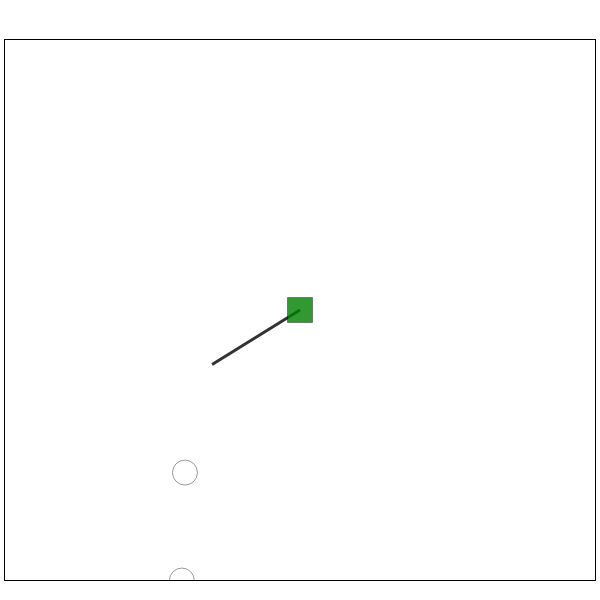

Here is the notebook cell this chart was saved with:
### Code cell
square = [x1, y1, x2, y2]

fig5B.update_layout(xaxis=dict(showgrid=False, zeroline=False, showticklabels=False, linecolor='black', mirror=True, linewidth=1, range=[square[0], square[2]]),
                    yaxis=dict(showgrid=False, zeroline=False, showticklabels=False, linecolor='black', mirror=True, linewidth=1, range=[square[1], square[3]]))

### Figure 1 — Plotly figure (JSON) as saved in the notebook; plotly's stock layout.template omitted (floating-point values rounded to 4 significant figures; data arrays with more than 128 entries replaced by an {"elided": "..."} marker saying what was removed)
{"data": [{"hoverinfo": "none", "line": {"color": "black", "width": 3}, "mode": "lines", "name": "bigscape_similarity", "opacity": 0.8, "showlegend": true, "type": "scatter", "x": {"elided": "3650 float values"}, "y": {"elided": "3650 float values"}}, {"hoverinfo": "none", "line": {"color": "red", "width": 3}, "mode": "lines", "name": "arts_hits", "opacity": 0.8, "showlegend": true, "type": "scatter", "x": [], "y": []}, {"hoverinfo": "none", "line": {"color": "orange", "width": 3}, "mode": "lines", "name": "bigfam_hits", "opacity": 0.8, "showlegend": true, "type": "scatter", "x": [], "y": []}, {"hoverinfo": "none", "line": {"color": "blue", "width": 3}, "mode": "lines", "name": "antismash_knownclusterblast", "opacity": 0.8, "showlegend": true, "type": "scatter", "x": [], "y": []}, {"hoverinfo": "text", "marker": {"color": "red", "line": {"color": "black", "width": 0.5}, "opacity": 0.5, "showscale": false, "size": 25, "symbol": "star"}, "mode": "markers", "name": "ARTS model", "showlegend": true, "text": [], "textposition": "top left", "type": "scatter", "x": [], "y": []}, {"hoverinfo": "text", "marker": {"color": "orange", "line": {"color": "black", "width": 0.5}, "opacity": 0.5, "showscale": false, "size": 25, "symbol": "triangle-up"}, "mode": "markers", "name": "BiG-FAM model", "showlegend": true, "text": [], "textposition": "top left", "type": "scatter", "x": [], "y": []}, {"hoverinfo": "text", "marker": {"color": "green", "line": {"color": "black", "width": 0.5}, "opacity": 0.5, "showscale": false, "size": 25, "symbol": "square"}, "mode": "markers", "name": "MIBIG (KnownClusterBlast)", "showlegend": true, "text": [], "textposition": "top left", "type": "scatter", "x": [], "y": []}, {"hoverinfo": "text", "marker": {"color": "green", "line": {"color": "black", "width": 0.5}, "opacity": 0.8, "showscale": false, "size": 25, "symbol": "square"}, "mode": "markers", "name": "MIBIG (BiG-SCAPE)", "showlegend": true, "text": ["BGC0001455<br>NRP;Polyketide<br>antimycin", "BGC0000958<br>NRP;Polyketide<br>antimycin", "BGC0001216<br>NRP;Polyketide<br>splenocin C", "BGC0000055<br>Polyketide;Saccharide<br>erythromycin A;erythromycin B;erythromycin C;erythromycin D", "BGC0000148<br>Polyketide<br>A83543A", "BGC0000659<br>Terpene<br>2-methylisoborneol"], "textposition": "top left", "type": "scatter", "x": [2768.0, 2818.0, 2751.0, 3441.0, 3971.0, 1897.0], "y": [2100.0, 2157.0, 2174.0, 774.8, 618.4, 2220.0]}, {"hoverinfo": "text", "marker": {"color": "white", "line": {"color": "black", "width": 0.5}, "opacity": 0.8, "showscale": false, "size": 25, "symbol": "circle"}, "mode": "markers", "name": "BGC", "showlegend": true, "text": {"elided": "148 str values"}, "textposition": "top left", "type": "scatter", "x": {"elided": "148 float values"}, "y": {"elided": "148 float values"}}, {"line": {"color": "blue", "width": 1}, "mode": "lines", "name": "0", "opacity": 0.8, "showlegend": false, "textposition": "bottom center", "type": "scatter", "x": [2036.0, 2058.0, 2030.0, 1980.0, 1903.0, 1763.0, 1759.0, 1783.0, 1892.0, 2036.0], "y": [2316.0, 2458.0, 2562.0, 2677.0, 2685.0, 2474.0, 2432.0, 2391.0, 2304.0, 2316.0]}, {"line": {"color": "blue", "width": 1}, "mode": "lines", "name": "1", "opacity": 0.8, "showlegend": false, "textposition": "bottom center", "type": "scatter", "x": [1038.0, 1085.0, 1024.0, 941.0, 949.7, 1038.0], "y": [2213.0, 2291.0, 2359.0, 2323.0, 2232.0, 2213.0]}, {"line": {"color": "blue", "width": 1}, "mode": "lines", "name": "3", "opacity": 0.8, "showlegend": false, "textposition": "bottom center", "type": "scatter", "x": [2722.0, 2768.0, 2708.0, 2624.0, 2633.0, 2722.0], "y": [1233.0, 1311.0, 1379.0, 1343.0, 1252.0, 1233.0]}, {"line": {"color": "blue", "width": 1}, "mode": "lines", "name": "4", "opacity": 0.8, "showlegend": false, "textposition": "bottom center", "type": "scatter", "x": [1416.0, 1393.0, 1499.0, 1522.0, 1416.0], "y": [1353.0, 1247.0, 1225.0, 1330.0, 1353.0]}, {"line": {"color": "blue", "width": 1}, "mode": "lines", "name": "5", "opacity": 0.8, "showlegend": false, "textposition": "bottom center", "type": "scatter", "x": [2679.0, 2732.0, 2663.0, 2585.0, 2592.0, 2679.0], "y": [2953.0, 3024.0, 3103.0, 3061.0, 2972.0, 2953.0]}, {"line": {"color": "blue", "width": 1}, "mode": "lines", "name": "6", "opacity": 0.8, "showlegend": false, "textposition": "bottom center", "type": "scatter", "x": [2950.0, 2927.0, 3033.0, 3055.0, 2950.0], "y": [2353.0, 2247.0, 2225.0, 2330.0, 2353.0]}, {"line": {"color": "blue", "width": 1}, "mode": "lines", "name": "7", "opacity": 0.8, "showlegend": false, "textposition": "bottom center", "type": "scatter", "x": [2042.0, 2088.0, 2028.0, 1944.0, 1953.0, 2042.0], "y": [2733.0, 2811.0, 2879.0, 2843.0, 2752.0, 2733.0]}, {"line": {"color": "blue", "width": 1}, "mode": "lines", "name": "8", "opacity": 0.8, "showlegend": false, "textposition": "bottom center", "type": "scatter", "x": [990.2, 967.7, 1073.0, 1096.0, 990.2], "y": [2193.0, 2087.0, 2065.0, 2170.0, 2193.0]}, {"line": {"color": "blue", "width": 1}, "mode": "lines", "name": "9", "opacity": 0.8, "showlegend": false, "textposition": "bottom center", "type": "scatter", "x": [1081.0, 965.1, 977.8, 1081.0], "y": [2443.0, 2494.0, 2368.0, 2443.0]}, {"line": {"color": "blue", "width": 1}, "mode": "lines", "name": "10", "opacity": 0.8, "showlegend": false, "textposition": "bottom center", "type": "scatter", "x": [2388.0, 2344.0, 2549.0, 2643.0, 2681.0, 2481.0, 2388.0], "y": [2024.0, 1940.0, 1555.0, 1545.0, 1632.0, 2007.0, 2024.0]}, {"line": {"color": "blue", "width": 1}, "mode": "lines", "name": "11", "opacity": 0.8, "showlegend": false, "textposition": "bottom center", "type": "scatter", "x": [1038.0, 1085.0, 1024.0, 941.0, 949.7, 1038.0], "y": [1233.0, 1311.0, 1379.0, 1343.0, 1252.0, 1233.0]}, {"line": {"color": "blue", "width": 1}, "mode": "lines", "name": "12", "opacity": 0.8, "showlegend": false, "textposition": "bottom center", "type": "scatter", "x": [1033.0, 1080.0, 1019.0, 936.0, 944.7, 1033.0], "y": [792.8, 871.0, 939.0, 902.9, 812.1, 792.8]}, {"line": {"color": "blue", "width": 1}, "mode": "lines", "name": "13", "opacity": 0.8, "showlegend": false, "textposition": "bottom center", "type": "scatter", "x": [2160.0, 2138.0, 2244.0, 2266.0, 2160.0], "y": [893.0, 787.2, 764.9, 870.4, 893.0]}, {"line": {"color": "blue", "width": 1}, "mode": "lines", "name": "15", "opacity": 0.8, "showlegend": false, "textposition": "bottom center", "type": "scatter", "x": [1782.0, 1828.0, 1768.0, 1684.0, 1693.0, 1782.0], "y": [992.8, 1071.0, 1139.0, 1103.0, 1012.0, 992.8]}, {"line": {"color": "blue", "width": 1}, "mode": "lines", "name": "16", "opacity": 0.8, "showlegend": false, "textposition": "bottom center", "type": "scatter", "x": [1544.0, 1591.0, 1530.0, 1447.0, 1456.0, 1544.0], "y": [2773.0, 2851.0, 2919.0, 2883.0, 2792.0, 2773.0]}, {"line": {"color": "blue", "width": 1}, "mode": "lines", "name": "17", "opacity": 0.8, "showlegend": false, "textposition": "bottom center", "type": "scatter", "x": [3315.0, 3085.0, 3192.0, 3315.0], "y": [2723.0, 2827.0, 2757.0, 2723.0]}, {"line": {"color": "blue", "width": 1}, "mode": "lines", "name": "18", "opacity": 0.8, "showlegend": false, "textposition": "bottom center", "type": "scatter", "x": [3236.0, 3283.0, 3222.0, 3139.0, 3147.0, 3236.0], "y": [1273.0, 1351.0, 1419.0, 1383.0, 1292.0, 1273.0]}, {"line": {"color": "blue", "width": 1}, "mode": "lines", "name": "19", "opacity": 0.8, "showlegend": false, "textposition": "bottom center", "type": "scatter", "x": [3315.0, 3085.0, 3192.0, 3315.0], "y": [3003.0, 3107.0, 3037.0, 3003.0]}, {"line": {"color": "blue", "width": 1}, "mode": "lines", "name": "20", "opacity": 0.8, "showlegend": false, "textposition": "bottom center", "type": "scatter", "x": [1132.0, 1110.0, 1215.0, 1238.0, 1132.0], "y": [1073.0, 967.2, 944.9, 1050.0, 1073.0]}, {"line": {"color": "blue", "width": 1}, "mode": "lines", "name": "21", "opacity": 0.8, "showlegend": false, "textposition": "bottom center", "type": "scatter", "x": [1596.0, 1643.0, 1582.0, 1499.0, 1507.0, 1596.0], "y": [2613.0, 2691.0, 2759.0, 2723.0, 2632.0, 2613.0]}, {"line": {"color": "blue", "width": 1}, "mode": "lines", "name": "23", "opacity": 0.8, "showlegend": false, "textposition": "bottom center", "type": "scatter", "x": [3445.0, 3423.0, 3528.0, 3551.0, 3445.0], "y": [1033.0, 927.2, 904.9, 1010.0, 1033.0]}, {"line": {"color": "blue", "width": 1}, "mode": "lines", "name": "24", "opacity": 0.8, "showlegend": false, "textposition": "bottom center", "type": "scatter", "x": [1374.0, 1351.0, 1457.0, 1480.0, 1374.0], "y": [2593.0, 2487.0, 2465.0, 2570.0, 2593.0]}, {"line": {"color": "blue", "width": 1}, "mode": "lines", "name": "26", "opacity": 0.8, "showlegend": false, "textposition": "bottom center", "type": "scatter", "x": [1061.0, 945.1, 957.8, 1061.0], "y": [1843.0, 1894.0, 1768.0, 1843.0]}, {"line": {"color": "blue", "width": 1}, "mode": "lines", "name": "27", "opacity": 0.8, "showlegend": false, "textposition": "bottom center", "type": "scatter", "x": [3554.0, 3438.0, 3451.0, 3554.0], "y": [3363.0, 3414.0, 3288.0, 3363.0]}, {"line": {"color": "blue", "width": 1}, "mode": "lines", "name": "28", "opacity": 0.8, "showlegend": false, "textposition": "bottom center", "type": "scatter", "x": [3574.0, 3458.0, 3471.0, 3574.0], "y": [2923.0, 2974.0, 2848.0, 2923.0]}, {"line": {"color": "blue", "width": 1}, "mode": "lines", "name": "29", "opacity": 0.8, "showlegend": false, "textposition": "bottom center", "type": "scatter", "x": [1373.0, 1350.0, 1456.0, 1479.0, 1373.0], "y": [2433.0, 2327.0, 2305.0, 2410.0, 2433.0]}, {"line": {"color": "blue", "width": 1}, "mode": "lines", "name": "30", "opacity": 0.8, "showlegend": false, "textposition": "bottom center", "type": "scatter", "x": [2401.0, 2285.0, 2298.0, 2401.0], "y": [3243.0, 3294.0, 3168.0, 3243.0]}, {"line": {"color": "blue", "width": 1}, "mode": "lines", "name": "31", "opacity": 0.8, "showlegend": false, "textposition": "bottom center", "type": "scatter", "x": [3461.0, 3345.0, 3358.0, 3461.0], "y": [2363.0, 2414.0, 2288.0, 2363.0]}, {"line": {"color": "blue", "width": 1}, "mode": "lines", "name": "32", "opacity": 0.8, "showlegend": false, "textposition": "bottom center", "type": "scatter", "x": [2654.0, 2538.0, 2551.0, 2654.0], "y": [3383.0, 3434.0, 3308.0, 3383.0]}, {"line": {"color": "blue", "width": 1}, "mode": "lines", "name": "35", "opacity": 0.8, "showlegend": false, "textposition": "bottom center", "type": "scatter", "x": [2555.0, 2789.0, 2668.0, 2555.0], "y": [2416.0, 2419.0, 2620.0, 2416.0]}, {"line": {"color": "blue", "width": 1}, "mode": "lines", "name": "37", "opacity": 0.8, "showlegend": false, "textposition": "bottom center", "type": "scatter", "x": [1441.0, 1325.0, 1338.0, 1441.0], "y": [3283.0, 3334.0, 3208.0, 3283.0]}, {"line": {"color": "blue", "width": 1}, "mode": "lines", "name": "39", "opacity": 0.8, "showlegend": false, "textposition": "bottom center", "type": "scatter", "x": [1275.0, 1045.0, 1152.0, 1275.0], "y": [1403.0, 1507.0, 1437.0, 1403.0]}, {"line": {"color": "blue", "width": 1}, "mode": "lines", "name": "112", "opacity": 0.8, "showlegend": false, "textposition": "bottom center", "type": "scatter", "x": [3214.0, 3191.0, 3297.0, 3320.0, 3214.0], "y": [1553.0, 1447.0, 1425.0, 1530.0, 1553.0]}, {"line": {"color": "blue", "width": 1}, "mode": "lines", "name": "117", "opacity": 0.8, "showlegend": false, "textposition": "bottom center", "type": "scatter", "x": [2131.0, 2109.0, 2214.0, 2237.0, 2131.0], "y": [3153.0, 3047.0, 3025.0, 3130.0, 3153.0]}, {"line": {"color": "blue", "width": 1}, "mode": "lines", "name": "118", "opacity": 0.8, "showlegend": false, "textposition": "bottom center", "type": "scatter", "x": [2462.0, 2508.0, 2448.0, 2364.0, 2373.0, 2462.0], "y": [2793.0, 2871.0, 2939.0, 2903.0, 2812.0, 2793.0]}, {"line": {"color": "blue", "width": 1}, "mode": "lines", "name": "119", "opacity": 0.8, "showlegend": false, "textposition": "bottom center", "type": "scatter", "x": [988.8, 1035.0, 974.7, 891.3, 900.0, 988.8], "y": [3213.0, 3291.0, 3359.0, 3323.0, 3232.0, 3213.0]}, {"line": {"color": "blue", "width": 1}, "mode": "lines", "name": "120", "opacity": 0.8, "showlegend": false, "textposition": "bottom center", "type": "scatter", "x": [1353.0, 1330.0, 1436.0, 1459.0, 1353.0], "y": [1833.0, 1727.0, 1705.0, 1810.0, 1833.0]}, {"line": {"color": "blue", "width": 1}, "mode": "lines", "name": "121", "opacity": 0.8, "showlegend": false, "textposition": "bottom center", "type": "scatter", "x": [1695.0, 1462.0, 1597.0, 1695.0], "y": [1544.0, 1523.0, 1332.0, 1544.0]}, {"line": {"color": "blue", "width": 1}, "mode": "lines", "name": "122", "opacity": 0.8, "showlegend": false, "textposition": "bottom center", "type": "scatter", "x": [2896.0, 2943.0, 2882.0, 2799.0, 2807.0, 2896.0], "y": [1833.0, 1911.0, 1979.0, 1943.0, 1852.0, 1833.0]}, {"line": {"color": "blue", "width": 1}, "mode": "lines", "name": "123", "opacity": 0.8, "showlegend": false, "textposition": "bottom center", "type": "scatter", "x": [2966.0, 3015.0, 3092.0, 3119.0, 3068.0, 2991.0, 2966.0], "y": [1648.0, 1588.0, 1602.0, 1675.0, 1734.0, 1721.0, 1648.0]}, {"line": {"color": "blue", "width": 1}, "mode": "lines", "name": "124", "opacity": 0.8, "showlegend": false, "textposition": "bottom center", "type": "scatter", "x": [2237.0, 2283.0, 2223.0, 2139.0, 2148.0, 2237.0], "y": [912.8, 991.0, 1059.0, 1023.0, 932.1, 912.8]}, {"line": {"color": "blue", "width": 1}, "mode": "lines", "name": "125", "opacity": 0.8, "showlegend": false, "textposition": "bottom center", "type": "scatter", "x": [1092.0, 1070.0, 1175.0, 1198.0, 1092.0], "y": [2753.0, 2647.0, 2625.0, 2730.0, 2753.0]}, {"line": {"color": "blue", "width": 1}, "mode": "lines", "name": "126", "opacity": 0.8, "showlegend": false, "textposition": "bottom center", "type": "scatter", "x": [2257.0, 2141.0, 2153.0, 2257.0], "y": [1183.0, 1234.0, 1108.0, 1183.0]}, {"line": {"color": "blue", "width": 1}, "mode": "lines", "name": "129", "opacity": 0.8, "showlegend": false, "textposition": "bottom center", "type": "scatter", "x": [2993.0, 2971.0, 3076.0, 3099.0, 2993.0], "y": [1253.0, 1147.0, 1125.0, 1230.0, 1253.0]}, {"line": {"color": "blue", "width": 1}, "mode": "lines", "name": "130", "opacity": 0.8, "showlegend": false, "textposition": "bottom center", "type": "scatter", "x": [2734.0, 2618.0, 2631.0, 2734.0], "y": [662.7, 714.5, 588.1, 662.7]}, {"line": {"color": "blue", "width": 1}, "mode": "lines", "name": "164", "opacity": 0.8, "showlegend": false, "textposition": "bottom center", "type": "scatter", "x": [1176.0, 1223.0, 1162.0, 1079.0, 1087.0, 1176.0], "y": [3053.0, 3131.0, 3199.0, 3163.0, 3072.0, 3053.0]}, {"line": {"color": "blue", "width": 1}, "mode": "lines", "name": "165", "opacity": 0.8, "showlegend": false, "textposition": "bottom center", "type": "scatter", "x": [1060.0, 1037.0, 1143.0, 1166.0, 1060.0], "y": [3033.0, 2927.0, 2905.0, 3010.0, 3033.0]}, {"line": {"color": "blue", "width": 1}, "mode": "lines", "name": "166", "opacity": 0.8, "showlegend": false, "textposition": "bottom center", "type": "scatter", "x": [1554.0, 1438.0, 1451.0, 1554.0], "y": [3423.0, 3474.0, 3348.0, 3423.0]}, {"line": {"color": "blue", "width": 1}, "mode": "lines", "name": "167", "opacity": 0.8, "showlegend": false, "textposition": "bottom center", "type": "scatter", "x": [1292.0, 1270.0, 1375.0, 1398.0, 1292.0], "y": [1693.0, 1587.0, 1565.0, 1670.0, 1693.0]}, {"line": {"color": "blue", "width": 1}, "mode": "lines", "name": "168", "opacity": 0.8, "showlegend": false, "textposition": "bottom center", "type": "scatter", "x": [2743.0, 2674.0, 2731.0, 2821.0, 2859.0, 2743.0], "y": [2226.0, 2032.0, 1955.0, 1991.0, 2196.0, 2226.0]}, {"line": {"color": "blue", "width": 1}, "mode": "lines", "name": "169", "opacity": 0.8, "showlegend": false, "textposition": "bottom center", "type": "scatter", "x": [3123.0, 3007.0, 3020.0, 3123.0], "y": [2923.0, 2974.0, 2848.0, 2923.0]}, {"line": {"color": "blue", "width": 1}, "mode": "lines", "name": "170", "opacity": 0.8, "showlegend": false, "textposition": "bottom center", "type": "scatter", "x": [1134.0, 1018.0, 1031.0, 1134.0], "y": [3443.0, 3494.0, 3368.0, 3443.0]}, {"line": {"color": "blue", "width": 1}, "mode": "lines", "name": "183", "opacity": 0.8, "showlegend": false, "textposition": "bottom center", "type": "scatter", "x": [1637.0, 1407.0, 1514.0, 1637.0], "y": [1863.0, 1967.0, 1897.0, 1863.0]}, {"line": {"color": "blue", "width": 1}, "mode": "lines", "name": "184", "opacity": 0.8, "showlegend": false, "textposition": "bottom center", "type": "scatter", "x": [2676.0, 2723.0, 2662.0, 2579.0, 2587.0, 2676.0], "y": [852.8, 931.0, 999.0, 962.9, 872.1, 852.8]}, {"line": {"color": "blue", "width": 1}, "mode": "lines", "name": "185", "opacity": 0.8, "showlegend": false, "textposition": "bottom center", "type": "scatter", "x": [1745.0, 1763.0, 2053.0, 2106.0, 2202.0, 2192.0, 2118.0, 1832.0, 1774.0, 1745.0], "y": [2064.0, 2006.0, 1763.0, 1846.0, 2001.0, 2066.0, 2098.0, 2143.0, 2122.0, 2064.0]}, {"line": {"color": "blue", "width": 1}, "mode": "lines", "name": "186", "opacity": 0.8, "showlegend": false, "textposition": "bottom center", "type": "scatter", "x": [3252.0, 3230.0, 3335.0, 3358.0, 3252.0], "y": [2053.0, 1947.0, 1925.0, 2030.0, 2053.0]}, {"line": {"color": "blue", "width": 1}, "mode": "lines", "name": "187", "opacity": 0.8, "showlegend": false, "textposition": "bottom center", "type": "scatter", "x": [834.1, 717.9, 730.6, 834.1], "y": [1563.0, 1614.0, 1488.0, 1563.0]}, {"line": {"color": "blue", "width": 1}, "mode": "lines", "name": "188", "opacity": 0.8, "showlegend": false, "textposition": "bottom center", "type": "scatter", "x": [1217.0, 1195.0, 1300.0, 1323.0, 1217.0], "y": [693.0, 587.2, 564.9, 670.4, 693.0]}, {"line": {"color": "blue", "width": 1}, "mode": "lines", "name": "190", "opacity": 0.8, "showlegend": false, "textposition": "bottom center", "type": "scatter", "x": [3040.0, 3018.0, 3124.0, 3146.0, 3040.0], "y": [833.0, 727.2, 704.9, 810.4, 833.0]}, {"line": {"color": "blue", "width": 1}, "mode": "lines", "name": "191", "opacity": 0.8, "showlegend": false, "textposition": "bottom center", "type": "scatter", "x": [3134.0, 3018.0, 3031.0, 3134.0], "y": [622.7, 674.5, 548.1, 622.7]}, {"line": {"color": "blue", "width": 1}, "mode": "lines", "name": "192", "opacity": 0.8, "showlegend": false, "textposition": "bottom center", "type": "scatter", "x": [1475.0, 1350.0, 1442.0, 1475.0], "y": [2266.0, 2251.0, 2020.0, 2266.0]}, {"line": {"color": "blue", "width": 1}, "mode": "lines", "name": "193", "opacity": 0.8, "showlegend": false, "textposition": "bottom center", "type": "scatter", "x": [1370.0, 1348.0, 1453.0, 1476.0, 1370.0], "y": [833.0, 727.2, 704.9, 810.4, 833.0]}, {"line": {"color": "blue", "width": 1}, "mode": "lines", "name": "194", "opacity": 0.8, "showlegend": false, "textposition": "bottom center", "type": "scatter", "x": [981.3, 865.1, 877.8, 981.3], "y": [1703.0, 1754.0, 1628.0, 1703.0]}, {"line": {"color": "blue", "width": 1}, "mode": "lines", "name": "218", "opacity": 0.8, "showlegend": false, "textposition": "bottom center", "type": "scatter", "x": [3399.0, 3449.0, 3525.0, 3552.0, 3501.0, 3424.0, 3399.0], "y": [727.5, 667.6, 682.0, 755.1, 814.2, 800.9, 727.5]}, {"line": {"color": "blue", "width": 1}, "mode": "lines", "name": "219", "opacity": 0.8, "showlegend": false, "textposition": "bottom center", "type": "scatter", "x": [1376.0, 1260.0, 1273.0, 1376.0], "y": [1163.0, 1214.0, 1088.0, 1163.0]}, {"line": {"color": "blue", "width": 1}, "mode": "lines", "name": "220", "opacity": 0.8, "showlegend": false, "textposition": "bottom center", "type": "scatter", "x": [1096.0, 1143.0, 1082.0, 998.5, 1007.0, 1096.0], "y": [1913.0, 1991.0, 2059.0, 2023.0, 1932.0, 1913.0]}, {"line": {"color": "blue", "width": 1}, "mode": "lines", "name": "222", "opacity": 0.8, "showlegend": false, "textposition": "bottom center", "type": "scatter", "x": [3073.0, 3051.0, 3156.0, 3179.0, 3073.0], "y": [2593.0, 2487.0, 2465.0, 2570.0, 2593.0]}, {"line": {"color": "blue", "width": 1}, "mode": "lines", "name": "223", "opacity": 0.8, "showlegend": false, "textposition": "bottom center", "type": "scatter", "x": [3060.0, 3038.0, 3144.0, 3166.0, 3060.0], "y": [973.0, 867.2, 844.9, 950.4, 973.0]}, {"line": {"color": "blue", "width": 1}, "mode": "lines", "name": "244", "opacity": 0.8, "showlegend": false, "textposition": "bottom center", "type": "scatter", "x": [3440.0, 3418.0, 3524.0, 3546.0, 3440.0], "y": [1233.0, 1127.0, 1105.0, 1210.0, 1233.0]}, {"line": {"color": "blue", "width": 1}, "mode": "lines", "name": "245", "opacity": 0.8, "showlegend": false, "textposition": "bottom center", "type": "scatter", "x": [3357.0, 3403.0, 3343.0, 3259.0, 3268.0, 3357.0], "y": [1753.0, 1831.0, 1899.0, 1863.0, 1772.0, 1753.0]}, {"line": {"color": "blue", "width": 1}, "mode": "lines", "name": "246", "opacity": 0.8, "showlegend": false, "textposition": "bottom center", "type": "scatter", "x": [3000.0, 2978.0, 3084.0, 3106.0, 3000.0], "y": [3393.0, 3287.0, 3265.0, 3370.0, 3393.0]}, {"line": {"color": "blue", "width": 1}, "mode": "lines", "name": "247", "opacity": 0.8, "showlegend": false, "textposition": "bottom center", "type": "scatter", "x": [3541.0, 3425.0, 3438.0, 3541.0], "y": [2623.0, 2674.0, 2548.0, 2623.0]}, {"line": {"color": "blue", "width": 1}, "mode": "lines", "name": "248", "opacity": 0.8, "showlegend": false, "textposition": "bottom center", "type": "scatter", "x": [1953.0, 1930.0, 2036.0, 2059.0, 1953.0], "y": [3013.0, 2907.0, 2885.0, 2990.0, 3013.0]}, {"line": {"color": "blue", "width": 1}, "mode": "lines", "name": "249", "opacity": 0.8, "showlegend": false, "textposition": "bottom center", "type": "scatter", "x": [1900.0, 1878.0, 1984.0, 2006.0, 1900.0], "y": [3393.0, 3287.0, 3265.0, 3370.0, 3393.0]}, {"line": {"color": "blue", "width": 1}, "mode": "lines", "name": "250", "opacity": 0.8, "showlegend": false, "textposition": "bottom center", "type": "scatter", "x": [3450.0, 3428.0, 3533.0, 3556.0, 3450.0], "y": [1693.0, 1587.0, 1565.0, 1670.0, 1693.0]}, {"line": {"color": "blue", "width": 1}, "mode": "lines", "name": "252", "opacity": 0.8, "showlegend": false, "textposition": "bottom center", "type": "scatter", "x": [1715.0, 1485.0, 1592.0, 1715.0], "y": [863.0, 967.0, 896.9, 863.0]}, {"line": {"color": "blue", "width": 1}, "mode": "lines", "name": "253", "opacity": 0.8, "showlegend": false, "textposition": "bottom center", "type": "scatter", "x": [941.3, 825.1, 837.8, 941.3], "y": [1163.0, 1214.0, 1088.0, 1163.0]}, {"line": {"color": "blue", "width": 1}, "mode": "lines", "name": "276", "opacity": 0.8, "showlegend": false, "textposition": "bottom center", "type": "scatter", "x": [2226.0, 2240.0, 2319.0, 2396.0, 2500.0, 2590.0, 2619.0, 2594.0, 2546.0, 2411.0, 2345.0, 2226.0], "y": [2309.0, 2212.0, 2114.0, 2066.0, 2158.0, 2265.0, 2308.0, 2382.0, 2403.0, 2401.0, 2385.0, 2309.0]}, {"line": {"color": "blue", "width": 1}, "mode": "lines", "name": "277", "opacity": 0.8, "showlegend": false, "textposition": "bottom center", "type": "scatter", "x": [2822.0, 2868.0, 2808.0, 2724.0, 2733.0, 2822.0], "y": [3113.0, 3191.0, 3259.0, 3223.0, 3132.0, 3113.0]}, {"line": {"color": "blue", "width": 1}, "mode": "lines", "name": "278", "opacity": 0.8, "showlegend": false, "textposition": "bottom center", "type": "scatter", "x": [1821.0, 1777.0, 1831.0, 2031.0, 1905.0, 1821.0], "y": [2311.0, 2235.0, 2169.0, 2130.0, 2299.0, 2311.0]}, {"line": {"color": "blue", "width": 1}, "mode": "lines", "name": "279", "opacity": 0.8, "showlegend": false, "textposition": "bottom center", "type": "scatter", "x": [3194.0, 3078.0, 3091.0, 3194.0], "y": [3483.0, 3534.0, 3408.0, 3483.0]}, {"line": {"color": "blue", "width": 1}, "mode": "lines", "name": "280", "opacity": 0.8, "showlegend": false, "textposition": "bottom center", "type": "scatter", "x": [2554.0, 2531.0, 2637.0, 2660.0, 2554.0], "y": [1133.0, 1027.0, 1005.0, 1110.0, 1133.0]}, {"line": {"color": "blue", "width": 1}, "mode": "lines", "name": "281", "opacity": 0.8, "showlegend": false, "textposition": "bottom center", "type": "scatter", "x": [1733.0, 1778.0, 1859.0, 1921.0, 1963.0, 1864.0, 1733.0], "y": [1719.0, 1548.0, 1567.0, 1589.0, 1775.0, 1838.0, 1719.0]}, {"line": {"color": "blue", "width": 1}, "mode": "lines", "name": "282", "opacity": 0.8, "showlegend": false, "textposition": "bottom center", "type": "scatter", "x": [2714.0, 2801.0, 2859.0, 2811.0, 2719.0, 2714.0], "y": [1454.0, 1365.0, 1510.0, 1592.0, 1572.0, 1454.0]}, {"line": {"color": "blue", "width": 1}, "mode": "lines", "name": "283", "opacity": 0.8, "showlegend": false, "textposition": "bottom center", "type": "scatter", "x": [2281.0, 2449.0, 2431.0, 2345.0, 2281.0], "y": [2673.0, 2631.0, 2734.0, 2755.0, 2673.0]}, {"line": {"color": "blue", "width": 1}, "mode": "lines", "name": "284", "opacity": 0.8, "showlegend": false, "textposition": "bottom center", "type": "scatter", "x": [3184.0, 3231.0, 3170.0, 3087.0, 3096.0, 3184.0], "y": [2073.0, 2151.0, 2219.0, 2183.0, 2092.0, 2073.0]}, {"line": {"color": "blue", "width": 1}, "mode": "lines", "name": "285", "opacity": 0.8, "showlegend": false, "textposition": "bottom center", "type": "scatter", "x": [2294.0, 2178.0, 2191.0, 2294.0], "y": [3483.0, 3534.0, 3408.0, 3483.0]}, {"line": {"color": "blue", "width": 1}, "mode": "lines", "name": "286", "opacity": 0.8, "showlegend": false, "textposition": "bottom center", "type": "scatter", "x": [1797.0, 1843.0, 1783.0, 1699.0, 1708.0, 1797.0], "y": [3113.0, 3191.0, 3259.0, 3223.0, 3132.0, 3113.0]}, {"line": {"color": "blue", "width": 1}, "mode": "lines", "name": "287", "opacity": 0.8, "showlegend": false, "textposition": "bottom center", "type": "scatter", "x": [1891.0, 1775.0, 1787.0, 1891.0], "y": [742.7, 794.5, 668.1, 742.7]}, {"line": {"color": "blue", "width": 1}, "mode": "lines", "name": "288", "opacity": 0.8, "showlegend": false, "textposition": "bottom center", "type": "scatter", "x": [2800.0, 2768.0, 2859.0, 2919.0, 2800.0], "y": [2854.0, 2628.0, 2580.0, 2663.0, 2854.0]}, {"line": {"color": "blue", "width": 1}, "mode": "lines", "name": "289", "opacity": 0.8, "showlegend": false, "textposition": "bottom center", "type": "scatter", "x": [1020.0, 998.1, 1104.0, 1126.0, 1020.0], "y": [2893.0, 2787.0, 2765.0, 2870.0, 2893.0]}, {"line": {"color": "blue", "width": 1}, "mode": "lines", "name": "290", "opacity": 0.8, "showlegend": false, "textposition": "bottom center", "type": "scatter", "x": [2260.0, 2228.0, 2319.0, 2378.0, 2260.0], "y": [1634.0, 1408.0, 1360.0, 1443.0, 1634.0]}, {"line": {"color": "blue", "width": 1}, "mode": "lines", "name": "291", "opacity": 0.8, "showlegend": false, "textposition": "bottom center", "type": "scatter", "x": [794.1, 677.9, 690.6, 794.1], "y": [1023.0, 1074.0, 948.1, 1023.0]}, {"line": {"color": "blue", "width": 1}, "mode": "lines", "name": "292", "opacity": 0.8, "showlegend": false, "textposition": "bottom center", "type": "scatter", "x": [3397.0, 3443.0, 3383.0, 3299.0, 3308.0, 3397.0], "y": [3133.0, 3211.0, 3279.0, 3243.0, 3152.0, 3133.0]}, {"line": {"color": "blue", "width": 1}, "mode": "lines", "name": "293", "opacity": 0.8, "showlegend": false, "textposition": "bottom center", "type": "scatter", "x": [1504.0, 1590.0, 1620.0, 1519.0, 1504.0], "y": [2979.0, 2921.0, 3091.0, 3066.0, 2979.0]}, {"line": {"color": "blue", "width": 1}, "mode": "lines", "name": "294", "opacity": 0.8, "showlegend": false, "textposition": "bottom center", "type": "scatter", "x": [2980.0, 3148.0, 3130.0, 3044.0, 2980.0], "y": [1033.0, 991.3, 1094.0, 1115.0, 1033.0]}, {"line": {"color": "blue", "width": 1}, "mode": "lines", "name": "296", "opacity": 0.8, "showlegend": false, "textposition": "bottom center", "type": "scatter", "x": [2120.0, 2288.0, 2270.0, 2184.0, 2120.0], "y": [1293.0, 1251.0, 1354.0, 1375.0, 1293.0]}, {"line": {"color": "blue", "width": 1}, "mode": "lines", "name": "297", "opacity": 0.8, "showlegend": false, "textposition": "bottom center", "type": "scatter", "x": [3694.0, 3578.0, 3591.0, 3694.0], "y": [3503.0, 3554.0, 3428.0, 3503.0]}], "layout": {"height": 600, "hovermode": "closest", "margin": {"b": 20, "l": 5, "r": 5, "t": 40}, "paper_bgcolor": "rgba(0, 0, 0, 0)", "plot_bgcolor": "white", "showlegend": false, "width": 600, "xaxis": {"linecolor": "black", "linewidth": 1, "mirror": true, "range": [3771.0, 4171.0], "showgrid": false, "showticklabels": false, "type": "linear", "zeroline": false}, "yaxis": {"linecolor": "black", "linewidth": 1, "mirror": true, "range": [418.4, 818.4], "showgrid": false, "showticklabels": false, "type": "linear", "zeroline": false}}}
